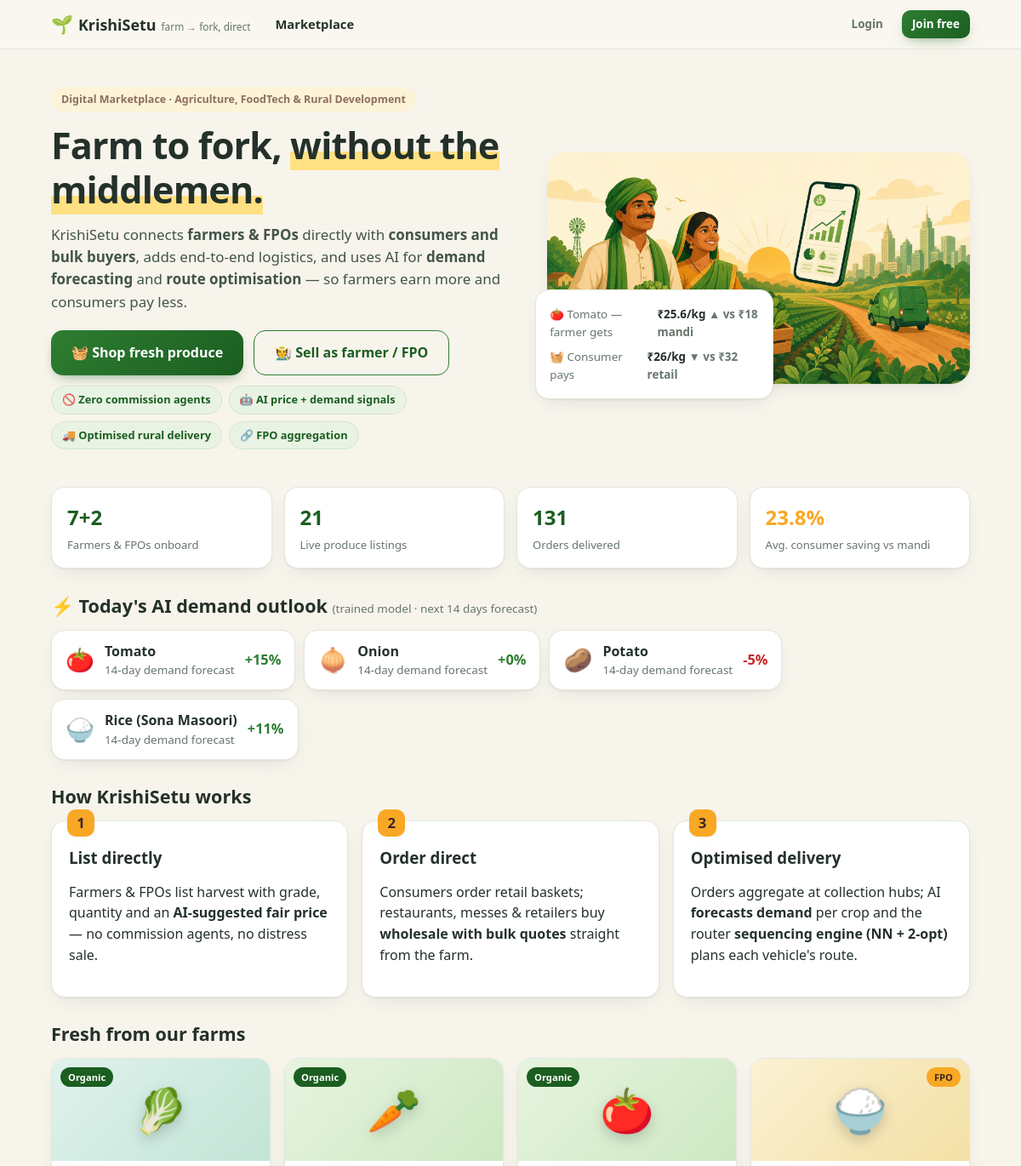
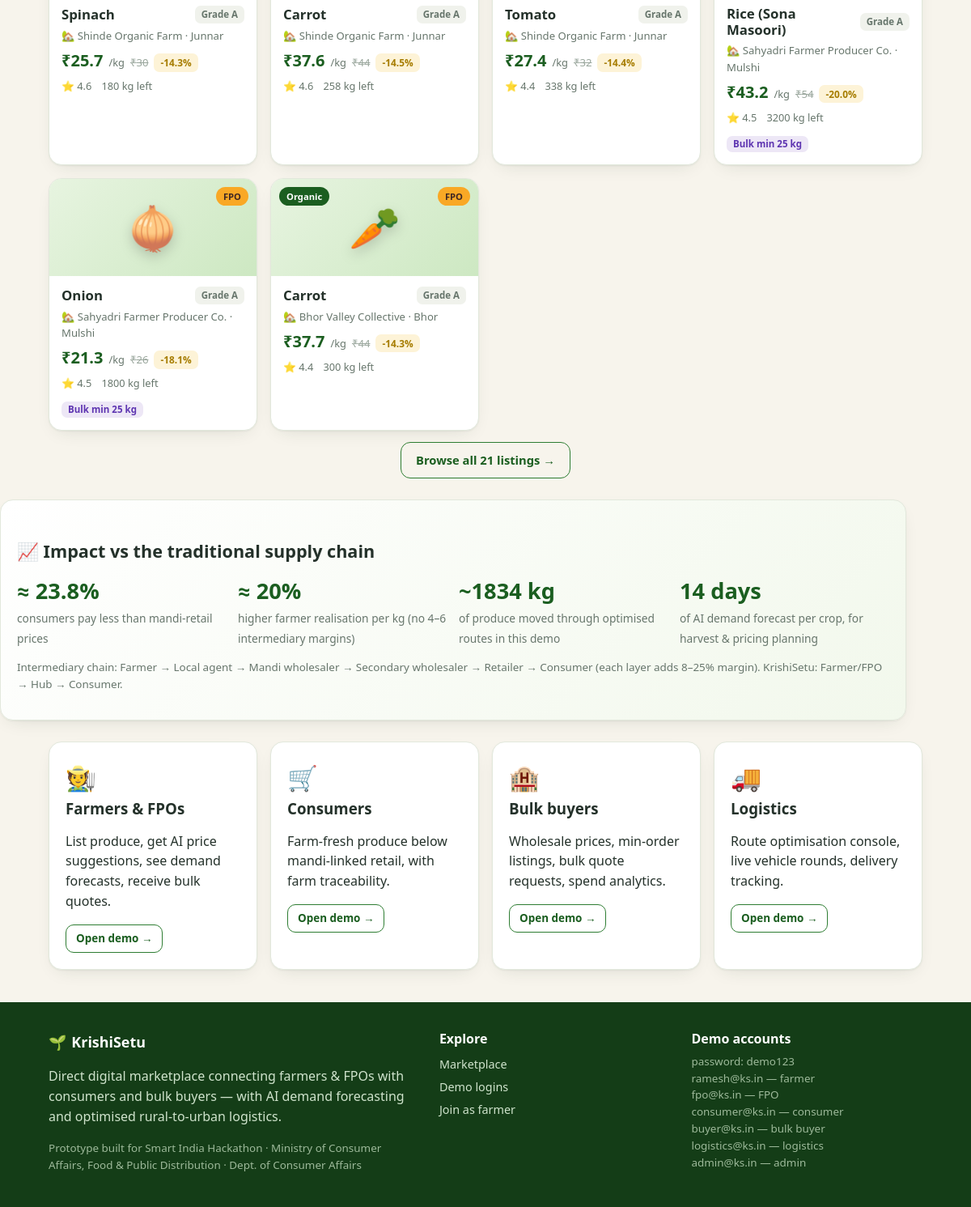
The page / on the database its author committed (2 pictures, top to bottom).
### tables this page shows
CREATE TABLE crops(
  id INTEGER PRIMARY KEY AUTOINCREMENT, name TEXT UNIQUE NOT NULL, emoji TEXT,
  category TEXT, unit TEXT DEFAULT 'kg', base_price REAL);

CREATE TABLE listings(
  id INTEGER PRIMARY KEY AUTOINCREMENT, farm_id INTEGER REFERENCES farms(id),
  crop_id INTEGER REFERENCES crops(id), qty_available REAL, price REAL,
  market_price REAL, unit TEXT DEFAULT 'kg', grade TEXT DEFAULT 'A',
  organic INTEGER DEFAULT 0, min_order REAL DEFAULT 1,
  harvested_days_ago INTEGER DEFAULT 1, status TEXT DEFAULT 'active',
  rating REAL DEFAULT 4.6);

CREATE TABLE farms(
  id INTEGER PRIMARY KEY AUTOINCREMENT, user_id INTEGER REFERENCES users(id),
  name TEXT NOT NULL, fpo_name TEXT, is_fpo INTEGER DEFAULT 0,
  village TEXT, district TEXT DEFAULT 'Pune', lat REAL, lng REAL,
  organic INTEGER DEFAULT 0, area_acres REAL, rating REAL DEFAULT 4.5);

### app.py (the view)
@app.route("/")
def index():
    stats = dict(
        farmers=q("SELECT COUNT(*) AS n FROM users WHERE role IN ('farmer')", one=True)["n"],
        fpos=q("SELECT COUNT(*) AS n FROM farms WHERE is_fpo=1", one=True)["n"],
        listings=q("SELECT COUNT(*) AS n FROM listings WHERE status='active'", one=True)["n"],
        delivered=q("SELECT COUNT(*) AS n FROM orders WHERE status='delivered'", one=True)["n"],
        save_pct=q("SELECT ROUND(AVG(savings*100.0/subtotal),1) AS n FROM orders "
                   "WHERE subtotal>0", one=True)["n"],
    )
    featured = q(LSEL + " WHERE l.status='active' ORDER BY f.rating DESC, l.rating DESC LIMIT 6")
    return render_template("index.html", stats=stats, featured=featured, chips=forecast_chips())

### app.py (called while the page is built)
def get_db():
    if "db" not in g:
        g.db = sqlite3.connect(DB)
        g.db.row_factory = sqlite3.Row
        g.db.execute("PRAGMA foreign_keys = ON")
    return g.db

@app.before_request
def set_today():
    g.today = date.today()

def q(sql, args=(), one=False):
    cur = get_db().execute(sql, args)
    rows = cur.fetchall()
    return (rows[0] if rows else None) if one else rows

def current_user():
    uid = session.get("uid")
    if not uid:
        return None
    if "cu" not in g:
        g.cu = q("SELECT * FROM users WHERE id=?", (uid,), one=True)
    return g.cu

@app.context_processor
def inject_globals():
    cart = session.get("cart", {})
    return dict(user=current_user(),
                cart_count=sum(cart.values()),
                today=date.today(),
                STEPS=STEPS)

def forecast_chips():
    min_d = q("SELECT MIN(date) AS d FROM demand_forecast", one=True)["d"]
    chips = []
    for name in ("Tomato", "Onion", "Potato", "Rice (Sona Masoori)"):
        pred = q("SELECT pred_kg FROM demand_forecast WHERE crop=? AND date=?",
                 (name, min_d), one=True)
        act = q("SELECT demand_kg FROM price_history WHERE crop=? "
                "ORDER BY date DESC LIMIT 1", (name,), one=True)
        emoji = q("SELECT emoji FROM crops WHERE name=?", (name,), one=True)
        if pred and act and act["demand_kg"]:
            pct = round((pred["pred_kg"] - act["demand_kg"]) / act["demand_kg"] * 100)
            chips.append(dict(name=name, emoji=emoji["emoji"] if emoji else "🌱", pct=pct))
    return chips

### templates/index.html
{% extends "base.html" %}
{% from "_macros.html" import product_card, chip %}
{% block content %}
<section class="hero">
  <div class="wrap hero-grid">
    <div class="hero-copy">
      <span class="eyebrow">Digital Marketplace · Agriculture, FoodTech &amp; Rural Development</span>
      <h1>Farm to fork, <em>without the middlemen.</em></h1>
      <p class="lede">KrishiSetu connects <b>farmers &amp; FPOs</b> directly with <b>consumers and bulk buyers</b>, adds end-to-end logistics, and uses AI for <b>demand forecasting</b> and <b>route optimisation</b> — so farmers earn more and consumers pay less.</p>
      <div class="cta-row">
        <a class="btn primary lg" href="{{ url_for('marketplace') }}">🧺 Shop fresh produce</a>
        <a class="btn outline lg" href="{{ url_for('register') }}">🧑‍🌾 Sell as farmer / FPO</a>
      </div>
      <div class="chips">
        {{ chip("🚫 Zero commission agents") }} {{ chip("🤖 AI price + demand signals") }}
        {{ chip("🚚 Optimised rural delivery") }} {{ chip("🔗 FPO aggregation") }}
      </div>
    </div>
    <div class="hero-img">
      <img src="{{ url_for('static', filename='img/hero.jpg') }}" alt="Farmers with fresh produce delivering directly to city">
      <div class="hero-float card">
        <div class="hf-row"><span>🍅 Tomato — farmer gets</span><b>₹25.6/kg <span class="up">▲ vs ₹18 mandi</span></b></div>
        <div class="hf-row"><span>🧺 Consumer pays</span><b>₹26/kg <span class="down">▼ vs ₹32 retail</span></b></div>
      </div>
    </div>
  </div>
</section>
<section class="wrap statstrip">
  <div class="stat"><b>{{ stats.farmers }}+{{ stats.fpos }}</b><span>Farmers &amp; FPOs onboard</span></div>
  <div class="stat"><b>{{ stats.listings }}</b><span>Live produce listings</span></div>
  <div class="stat"><b>{{ stats.delivered }}</b><span>Orders delivered</span></div>
  <div class="stat green"><b>{{ stats.save_pct }}%</b><span>Avg. consumer saving vs mandi</span></div>
</section>
<section class="wrap">
  <h2 class="sec">⚡ Today's AI demand outlook <span class="fine">(trained model · next 14 days forecast)</span></h2>
  <div class="chip-row">
    {% for c in chips %}
      <div class="card aichip">
        <span class="big">{{ c.emoji }}</span>
        <div><b>{{ c.name }}</b>
          <div class="fine">14-day demand forecast</div>
        </div>
        <span class="delta {{ 'up' if c.pct >= 0 else 'down' }}">{{ '+' if c.pct >= 0 else '' }}{{ c.pct }}%</span>
      </div>
    {% endfor %}
  </div>
</section>
<section class="wrap">
  <h2 class="sec">How KrishiSetu works</h2>
  <div class="grid3">
    <div class="card step"><span class="num">1</span><h3>List directly</h3><p>Farmers &amp; FPOs list harvest with grade, quantity and an <b>AI-suggested fair price</b> — no commission agents, no distress sale.</p></div>
    <div class="card step"><span class="num">2</span><h3>Order direct</h3><p>Consumers order retail baskets; restaurants, messes &amp; retailers buy <b>wholesale with bulk quotes</b> straight from the farm.</p></div>
    <div class="card step"><span class="num">3</span><h3>Optimised delivery</h3><p>Orders aggregate at collection hubs; AI <b>forecasts demand</b> per crop and the router <b>sequencing engine (NN + 2-opt)</b> plans each vehicle's route.</p></div>
  </div>
</section>
<section class="wrap">
  <h2 class="sec">Fresh from our farms</h2>
  <div class="grid-products">
    {% for item in featured %}{{ product_card(item) }}{% endfor %}
  </div>
  <div class="center"><a class="btn outline" href="{{ url_for('marketplace') }}">Browse all {{ stats.listings }} listings →</a></div>
</section>
<section class="wrap impact card">
  <h2 class="sec">📈 Impact vs the traditional supply chain</h2>
  <div class="imp-grid">
    <div class="imp"><b>≈ {{ stats.save_pct }}%</b><span>consumers pay less than mandi-retail prices</span></div>
    <div class="imp"><b>≈ {{ kpi_premium if kpi_premium else 20 }}%</b><span>higher farmer realisation per kg (no 4–6 intermediary margins)</span></div>
    <div class="imp"><b>~{{ ((stats.delivered * 14) // 1) }} kg</b><span>of produce moved through optimised routes in this demo</span></div>
    <div class="imp"><b>14 days</b><span>of AI demand forecast per crop, for harvest &amp; pricing planning</span></div>
  </div>
  <p class="fine">Intermediary chain: Farmer → Local agent → Mandi wholesaler → Secondary wholesaler → Retailer → Consumer (each layer adds 8–25% margin). KrishiSetu: Farmer/FPO → Hub → Consumer.</p>
</section>
<section class="wrap roles">
  {% for r in [
    ('🧑‍🌾', 'Farmers & FPOs', 'List produce, get AI price suggestions, see demand forecasts, receive bulk quotes.', 'farmer'),
    ('🛒', 'Consumers', 'Farm-fresh produce below mandi-linked retail, with farm traceability.', 'consumer'),
    ('🏨', 'Bulk buyers', 'Wholesale prices, min-order listings, bulk quote requests, spend analytics.', 'buyer'),
    ('🚚', 'Logistics', 'Route optimisation console, live vehicle rounds, delivery tracking.', 'logistics')] %}
  <div class="card role">
    <span class="remoji">{{ r[0] }}</span><h3>{{ r[1] }}</h3><p>{{ r[2] }}</p>
    <a class="btn outline sm" href="{{ url_for('login') }}">Open demo →</a>
  </div>
  {% endfor %}
</section>
{% endblock %}

### templates/base.html (shortened to what this page needs)
<!doctype html>
<html lang="en">
<head>
<link rel="stylesheet" href="{{ url_for('static', filename='css/style.css') }}">
</head>
<body>
<header class="topbar">
  <div class="wrap nav">
    <a class="brand" href="{{ url_for('index') }}"><span class="leaf">🌱</span> <b>KrishiSetu</b><span class="tagline">farm → fork, direct</span></a>
    <nav class="links">
      <a href="{{ url_for('marketplace') }}">Marketplace</a>
    </nav>
    <div class="nav-right">
      {% if user %}
        {% if user.role in ('consumer', 'buyer') %}
          <a class="cart" href="{{ url_for('cart') }}">🧺 Cart{% if cart_count %} <span class="pill">{{ cart_count }}</span>{% endif %}</a>
        {% endif %}
        <span class="chip">{{ user.name.split(' ')[0] }} · {{ user.role }}</span>
        <form method="post" action="{{ url_for('logout') }}" class="inline"><button class="btn ghost sm">Logout</button></form>
      {% else %}
        <a class="btn ghost sm" href="{{ url_for('login') }}">Login</a>
        <a class="btn primary sm" href="{{ url_for('register') }}">Join free</a>
      {% endif %}
    </div>
  </div>
</header>
<main>{% block content %}{% endblock %}</main>
<footer>
  <div class="wrap cols">
    <div>
      <div class="brand">🌱 <b>KrishiSetu</b></div>
      <p>Direct digital marketplace connecting farmers &amp; FPOs with consumers and bulk buyers — with AI demand forecasting and optimised rural-to-urban logistics.</p>
      <p class="fine">Prototype built for Smart India Hackathon · Ministry of Consumer Affairs, Food &amp; Public Distribution · Dept. of Consumer Affairs</p>
    </div>
    <div>
      <h4>Explore</h4>
      <a href="{{ url_for('marketplace') }}">Marketplace</a>
      <a href="{{ url_for('login') }}">Demo logins</a>
      <a href="{{ url_for('register') }}">Join as farmer</a>
    </div>
    <div>
      <h4>Demo accounts</h4>
      <span class="fine">password: demo123</span>
      <span class="fine">ramesh@ks.in — farmer</span>
      <span class="fine">fpo@ks.in — FPO</span>
      <span class="fine">consumer@ks.in — consumer</span>
      <span class="fine">buyer@ks.in — bulk buyer</span>
      <span class="fine">logistics@ks.in — logistics</span>
      <span class="fine">admin@ks.in — admin</span>
    </div>
  </div>
</footer>
</body>
</html>

### templates/_macros.html (shortened to what this page needs)
{% macro chip(text, kind='') %}<span class="mchip {{ kind }}">{{ text|safe }}</span>{% endmacro %}
{% macro product_card(item) %}
<a class="card product" href="{{ url_for('product', lid=item['id']) }}">
  <div class="pimg cat-{{ item['category']|lower|replace(' ','-') }}">
    <span class="pemoji">{{ item['emoji'] }}</span>
    {% if item['organic'] %}<span class="flag organic">Organic</span>{% endif %}
    {% if item['is_fpo'] %}<span class="flag fpo">FPO</span>{% endif %}
  </div>
  <div class="pbody">
    <div class="ptop">
      <h3>{{ item['crop_name'] }}</h3>
      <span class="grade">Grade {{ item['grade'] }}</span>
    </div>
    <div class="pfarm">🏡 {{ item['farm_name'] }} · {{ item['village'] }}</div>
    <div class="pprice">
      <b>₹{{ '%.1f'|format(item['price']) }}</b><span class="unit">/kg</span>
      <s class="mandi">₹{{ '%.0f'|format(item['market_price']) }}</s>
      <span class="save">-{{ item['save_pct'] }}%</span>
    </div>
    <div class="pmeta">
      <span>⭐ {{ item['rating'] }}</span>
      <span>{{ '%g'|format(item['qty_available']) }} kg left</span>
      {% if item['min_order'] > 1 %}<span class="bulktag">Bulk min {{ '%g'|format(item['min_order']) }} kg</span>{% endif %}
    </div>
  </div>
</a>
{% endmacro %}

### rows shown on the page
crops: emoji "🍅", name "Tomato", pct "+", pct "15"
crops: emoji "🧅", name "Onion", pct "+", pct "0"
crops: emoji "🥔", name "Potato", pct "-5"
crops: emoji "🍚", name "Rice (Sona Masoori)", pct "+", pct "11"
listings: emoji "🥬", organic "Organic", crop_name "Spinach", grade "A", farm_name "Shinde Organic Farm", village "Junnar", price "25.7", market_price "30", save_pct "14.3", rating "4.6", qty_available "180"
listings: emoji "🥕", organic "Organic", crop_name "Carrot", grade "A", farm_name "Shinde Organic Farm", village "Junnar", price "37.6", market_price "44", save_pct "14.5", rating "4.6", qty_available "258"
listings: emoji "🍅", organic "Organic", crop_name "Tomato", grade "A", farm_name "Shinde Organic Farm", village "Junnar", price "27.4", market_price "32", save_pct "14.4", rating "4.4", qty_available "338"
listings: emoji "🍚", shows "FPO", crop_name "Rice (Sona Masoori)", grade "A", farm_name "Sahyadri Farmer Producer Co.", village "Mulshi", price "43.2", market_price "54", save_pct "20.0", rating "4.5", qty_available "3200", min_order "25"
listings: emoji "🧅", shows "FPO", crop_name "Onion", grade "A", farm_name "Sahyadri Farmer Producer Co.", village "Mulshi", price "21.3", market_price "26", save_pct "18.1", rating "4.5", qty_available "1800", min_order "25"
listings: emoji "🥕", organic "Organic", shows "FPO", crop_name "Carrot", grade "A", farm_name "Bhor Valley Collective", village "Bhor", price "37.7", market_price "44", save_pct "14.3", rating "4.4", qty_available "300"

### other values the page prints
{{ text|safe }} "🚫 Zero commission agents 🤖 AI price + demand signals 🚚 Optimised rural delivery 🔗 FPO aggregation"
{{ stats.farmers }} "7"
{{ stats.fpos }} "2"
{{ stats.listings }} "21"
{{ stats.delivered }} "131"
{{ stats.save_pct }} "23.8"
{{ kpi_premium if kpi_premium else 20 }} "20"
{{ ((stats.delivered * 14) // 1) }} "1834"
{{ r[0] }} "🧑‍🌾" "🛒" "🏨" "🚚"
{{ r[1] }} "Farmers & FPOs" "Consumers" "Bulk buyers" "Logistics"
{{ r[2] }} "List produce, get AI price suggestions, see demand forecasts, receive bulk quotes." "Farm-fresh produce below mandi-linked retail, with farm traceability." "Wholesale prices, min-order listings, bulk quote requests, spend analytics." "Route optimisation console, live vehicle rounds, delivery tracking."
